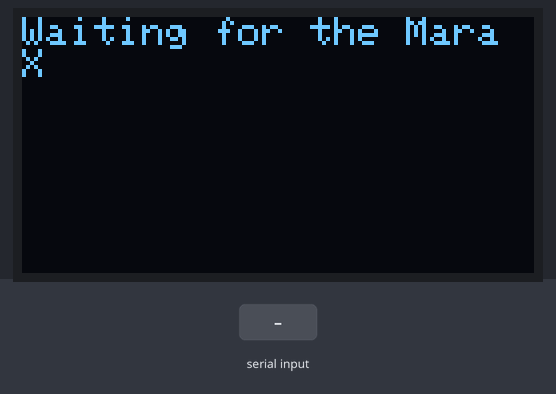
Simulated run of this sketch. Board: Arduino Uno, built with avr-gcc and run on an emulated ATmega328P. Parts: 128×64 one-colour display. The inputs (shaded band) are chosen by the test bench.

Above: at 2.5 s.
2.6 s: "C,1\n" received over the second serial link
At 3.2 s:
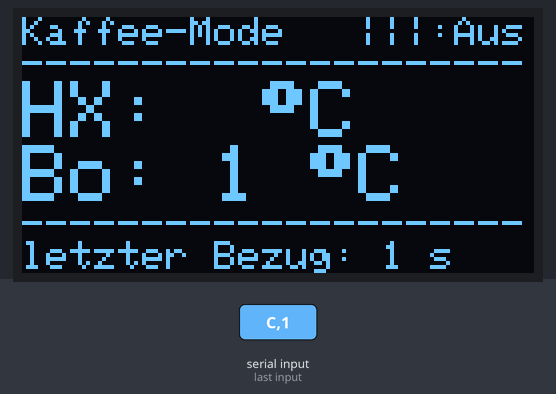
4.1 s: "90,45,200\n" received over the second serial link
At 4.9 s:
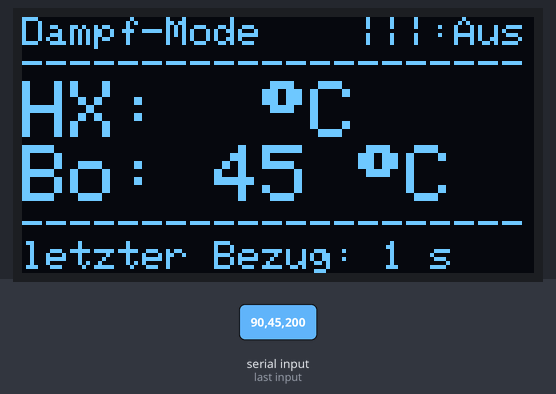
Timing chart, 0 to 7.1 s (numbered marks = the images above; inputs shaded):
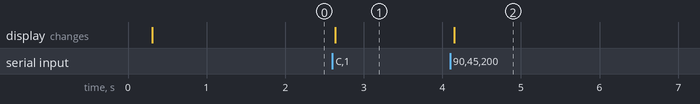

Measured:
- after the input at 2.6 s, the display: changes at once (image 1)
- after the input at 4.1 s, the display: changes after 0.05 s (image 2)

The sketch:

MaraXObserver.ino
```cpp
// (licence header left out)
#include <Wire.h>
#include <Adafruit_GFX.h>
#include <Adafruit_SH110X.h>
#include <SoftwareSerial.h>

// Serial Port PINS ESP8266
#define D5              14
#define D6              12

// Serial Port Buffer Size
#define BUFFER_SIZE     32


// Display stuff
#define SCREEN_WIDTH   128 // OLED display width, in pixels
#define SCREEN_HEIGHT   64 // OLED display height, in pixels
#define OLED_RESET      -1 // QT-PY / XIAO
#define i2c_Address   0x3c // initialize with the I2C addr 0x3C Typically eBay OLED's

// initialize the 1.3 inch OLED display
Adafruit_SH1106G display = Adafruit_SH1106G(SCREEN_WIDTH, SCREEN_HEIGHT, &Wire, OLED_RESET);

// initialize the serial port
SoftwareSerial mySerial(D5, D6);

// variables
bool gbInit = true;
bool gbPumpOn = true;
bool gbCoffeeMode = false;
bool gbHeaterOn = false;
int giHx = 32;
int giBo = 110;
int giCurrentCounter = 1;
int giLastCounter = 0;
long lLastMillis = 0;

//Internals
long lastMillis;
int seconds = 0;
int lastTimer = 0;
long serialTimeout = 0;
char buffer[BUFFER_SIZE];
int iIndex = 0;

//Mara Data
String maraData[7];
String* lastMaraData = NULL;

const byte numChars = 32;
char receivedChars[numChars];
static byte ndx = 0;
char endMarker = '\n';
char rc;

//////////////////////////////////////////////////////////////////////////////////////
void setup()   {
//////////////////////////////////////////////////////////////////////////////////////
  delay(250); // wait for the OLED to power up
  display.begin(i2c_Address, true); // Address 0x3C default
  display.clearDisplay();

  Serial.begin(9600);
  mySerial.begin(9600);
  memset(buffer, 0, BUFFER_SIZE);
  mySerial.write(0x11);

  showMessage("Waiting for the Mara X");
}

//////////////////////////////////////////////////////////////////////////////////////
void showMessage(String message)  {
//////////////////////////////////////////////////////////////////////////////////////
  display.clearDisplay();
  // text display tests
  display.setTextSize(1);
  display.setTextColor(SH110X_WHITE);
  display.setCursor(0, 0);
  display.println(message);
  display.display();
  delay(1000);
}

//////////////////////////////////////////////////////////////////////////////////////
void getMaraData()
//////////////////////////////////////////////////////////////////////////////////////
{
  /*
    Example Data: C1.10,116,124,093,0840,1,0\n every ~400-500ms
    Length: 26
    [Pos] [Data] [Describtion]
    0)      C     Coffee Mode (C) or SteamMode (V)
    -        1.10 Software Version
    1)      116   current steam temperature (Celsisus)
    2)      124   target steam temperature (Celsisus)
    3)      093   current hx temperature (Celsisus)
    4)      0840  countdown for 'boost-mode'
    5)      1     heating element on or off
    6)      0     pump on or off
  */

  // read serial interface
  while (mySerial.available())
  {
    serialTimeout = millis();
    char rcv = mySerial.read();
    if (rcv != '\n')
      buffer[iIndex++] = rcv;
    else {
      iIndex = 0;
      char* ptr = strtok(buffer, ",");
      int idx = 0;
      while (ptr != NULL)
      {
        maraData[idx++] = String(ptr);
        ptr = strtok(NULL, ",");
      }
      lastMaraData = maraData;
    }
  }

  if (millis() - serialTimeout > 6000)
  {

    serialTimeout = millis();
    mySerial.write(0x11);
  }
}

//////////////////////////////////////////////////////////////////////////////////////
// show the main screen with the temperature information
void showMain(bool bCoffeeMode, bool bHeaterOn, String sHXTemp, String sBoTemp)   {
//////////////////////////////////////////////////////////////////////////////////////
  display.clearDisplay();
  display.setTextSize(1);
  display.setTextColor(SH110X_WHITE);
  display.setCursor(0, 0);
  if (bCoffeeMode == true)
    display.print("Kaffee-Mode   |||:");
  else
    display.print("Dampf-Mode    |||:");

  if (bHeaterOn == true)
    display.println("An");
  else
    display.println("Aus");

  display.println("---------------------");
  //display.println("");
  display.setTextSize(2);

  display.print("HX: ");
  display.print(sHXTemp);
  display.print(" ");
  display.print((char)247);
  display.println("C");

  display.print("Bo: ");

  display.print(sBoTemp);
  display.print(" ");
  display.print((char)247);
  display.println("C");

  display.setTextSize(1);
  display.println("---------------------");
  display.print("letzter Bezug: ");
  display.print(giLastCounter);
  display.println(" s");
  display.display();
}

//////////////////////////////////////////////////////////////////////////////////////
// show the counter screen; if pump is on this screen is active
void showCounter(bool bCoffeeMode, bool bHeaterOn, String sCounter)   {
//////////////////////////////////////////////////////////////////////////////////////
  display.clearDisplay();
  display.setTextSize(1);
  display.setTextColor(SH110X_WHITE);
  display.setCursor(0, 0);
  if (bCoffeeMode == true)
    display.print("Kaffee-Mode   |||:");
  else
    display.print("Dampf-Mode    |||:");

  if (bHeaterOn == true)
    display.println("An");
  else
    display.println("Aus");

  display.println("---------------------");
  display.println("");
  display.setTextSize(3);

  display.print("   ");
  if (sCounter.toInt() < 10)
    display.print(" ");
  display.println(sCounter);

  display.setTextSize(1);
  //display.println("");
  display.println("---------------------");
  display.print("letzter Bezug: ");
  display.print(giLastCounter);
  display.println(" s");
  display.display();
}

//////////////////////////////////////////////////////////////////////////////////////
void loop() {
//////////////////////////////////////////////////////////////////////////////////////
  getMaraData();

  if (lastMaraData != NULL) {
    if (lastMaraData[0].startsWith("C"))
      gbCoffeeMode = true;
    else
      gbCoffeeMode = false;

    if (lastMaraData[5].toInt() > 0)
      gbHeaterOn = true;
    else
      gbHeaterOn = false;

    if (lastMaraData[6].toInt() > 0)
      gbPumpOn = true;
    else
      gbPumpOn = false;

    if (gbPumpOn)  {

      showCounter(gbCoffeeMode, gbHeaterOn, String(giCurrentCounter));
      if ( millis() - lastMillis >= 1000) {
        lastMillis = millis();
        ++giCurrentCounter;
        if (giCurrentCounter > 99)
          giCurrentCounter = 0;
      }
    }
    else {
      if (giCurrentCounter > 0)
        giLastCounter = giCurrentCounter;
      giCurrentCounter = 0;
      showMain(gbCoffeeMode, gbHeaterOn, lastMaraData[3], lastMaraData[1]);
    }
  }
}
```
